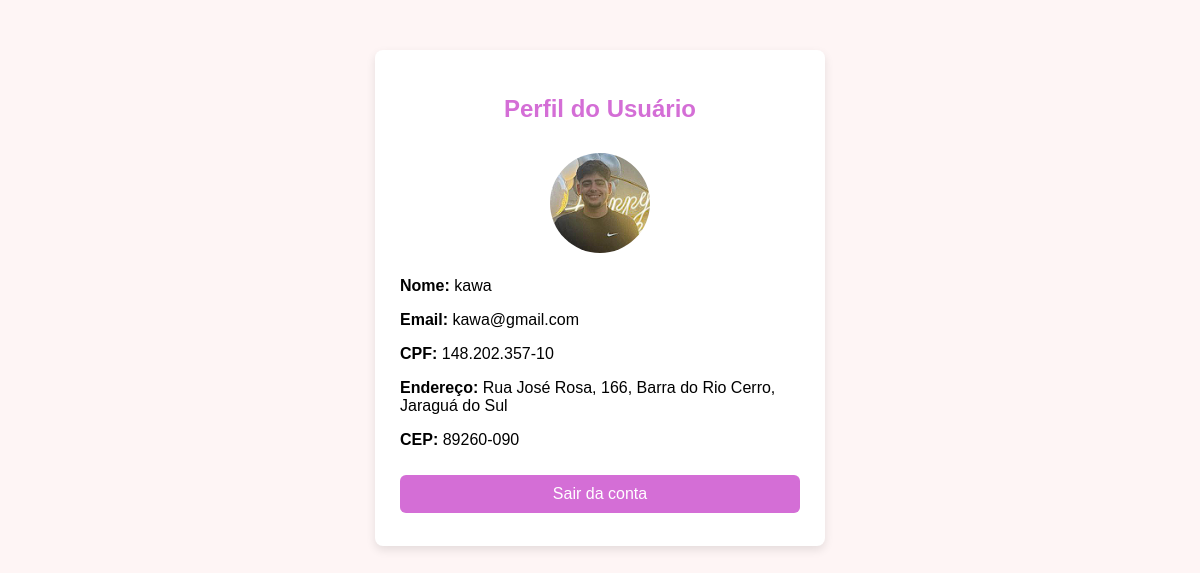
The page /perfil (signed in) on the database its author committed.
### app/models.py (models this page shows, shortened)
class Usuario(db.Model):
    id = db.Column(db.Integer, primary_key=True)
    nome = db.Column(db.String(100), nullable=False)
    email = db.Column(db.String(120), nullable=False, unique=True)
    senha_hash = db.Column(db.String(200), nullable=False)
    cpf = db.Column(db.String(14), nullable=True, unique=True)
    cep = db.Column(db.String(10), nullable=False)
    rua = db.Column(db.String(150), nullable=False)
    bairro = db.Column(db.String(100), nullable=True)
    cidade = db.Column(db.String(100), nullable=True)
    tipo_residencia = db.Column(db.String(20), nullable=False)  # 'casa' ou 'apartamento'
    numero = db.Column(db.String(20), nullable=False)  # número da casa ou bloco/apto
    complemento = db.Column(db.String(100), nullable=True)
    imagem = db.Column(db.String(100), nullable=True, default='default-avatar.png')

### app/view.py (the view)
@app.route('/perfil')
def perfil():
    if 'usuario_id' not in session:
        flash("Cadastre-se primeiro!", "warning")
        return redirect(url_for('cadastro'))
    usuario = Usuario.query.get(session['usuario_id'])
    return render_template('perfil.html', usuario=usuario)

### app/templates/perfil.html (shortened to what this page needs)
<!DOCTYPE html>
<html lang="pt-br">
<head>
    <link rel="stylesheet" href="{{ url_for('static', filename='css/cadastro.css') }}">
</head>
<body>
<div class="cadastro-container">
    <h2>Perfil do Usuário</h2>
    <div style="text-align:center; margin-bottom:20px;">
        <img src="{{ url_for('static', filename='img/usuarios/' + usuario.imagem) }}"
             alt="Avatar" class="preview-img" style="width:100px; height:100px;">
    </div>
    <p><strong>Nome:</strong> {{ usuario.nome }}</p>
    <p><strong>Email:</strong> {{ usuario.email }}</p>
    <p><strong>CPF:</strong> {{ usuario.cpf if usuario.cpf else 'Não informado' }}</p>
    <p><strong>Endereço:</strong> {{ usuario.rua }}, {{ usuario.numero }}, {{ usuario.bairro }}, {{ usuario.cidade }}</p>
    <p><strong>CEP:</strong> {{ usuario.cep }}</p>
    <button onclick="confirmLogout()">Sair da conta</button>
</div>
</body>
</html>

### app/static/css/cadastro.css (style rules this page uses)
body { font-family: Arial, sans-serif; background-color: #fef5f5; }
.cadastro-container { width: 400px; margin: 50px auto; padding: 25px; background-color: white; box-shadow: 0 4px 10px rgba(0,0,0,0.1); border-radius: 8px; }
.cadastro-container h2 { text-align: center; color: #d46ed6; margin-bottom: 20px; }
.cadastro-container input, .cadastro-container select, .cadastro-container button { width: 100%; padding: 10px; margin: 8px 0; border-radius: 6px; border: 1px solid #ccc; box-sizing: border-box; }
.cadastro-container button { background-color: #d46ed6; color: white; border: none; cursor: pointer; font-size: 16px; margin-top: 10px; }
.preview-img { width: 80px; height: 80px; border-radius: 50%; object-fit: cover; margin-top: 10px; }

### rows shown on the page
Usuario: imagem (picture), nome "kawa", email "kawa@gmail.com", cpf "148.202.357-10", rua "Rua José Rosa", numero "166", bairro "Barra do Rio Cerro", cidade "Jaraguá do Sul", cep "89260-090"
